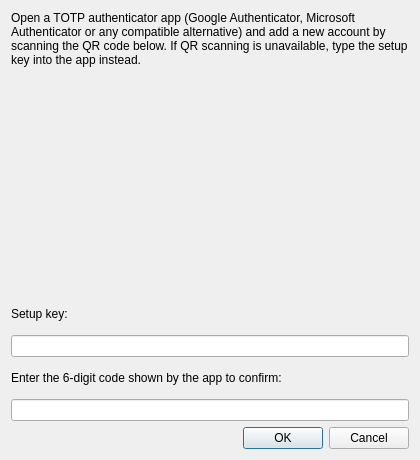
<?xml version="1.0" encoding="UTF-8"?>
<ui version="4.0">
 <class>TwoFactorEnrollDialog</class>
 <widget class="QDialog" name="TwoFactorEnrollDialog">
  <property name="geometry">
   <rect>
    <x>0</x>
    <y>0</y>
    <width>420</width>
    <height>460</height>
   </rect>
  </property>
  <property name="windowTitle">
   <string>Enable Two-Factor Authentication</string>
  </property>
  <layout class="QVBoxLayout" name="verticalLayout">
   <item>
    <widget class="QLabel" name="label_intro">
     <property name="text">
      <string>Open a TOTP authenticator app (Google Authenticator, Microsoft Authenticator or any compatible alternative) and add a new account by scanning the QR code below. If QR scanning is unavailable, type the setup key into the app instead.</string>
     </property>
     <property name="wordWrap">
      <bool>true</bool>
     </property>
    </widget>
   </item>
   <item>
    <widget class="QLabel" name="label_qr">
     <property name="alignment">
      <set>Qt::AlignCenter</set>
     </property>
     <property name="minimumSize">
      <size>
       <width>220</width>
       <height>220</height>
      </size>
     </property>
    </widget>
   </item>
   <item>
    <widget class="QLabel" name="label_secret_caption">
     <property name="text">
      <string>Setup key:</string>
     </property>
    </widget>
   </item>
   <item>
    <widget class="QLineEdit" name="edit_secret">
     <property name="readOnly">
      <bool>true</bool>
     </property>
     <property name="font">
      <font>
       <family>Courier New</family>
      </font>
     </property>
    </widget>
   </item>
   <item>
    <widget class="QLabel" name="label_code_caption">
     <property name="text">
      <string>Enter the 6-digit code shown by the app to confirm:</string>
     </property>
     <property name="wordWrap">
      <bool>true</bool>
     </property>
    </widget>
   </item>
   <item>
    <widget class="QLineEdit" name="edit_code">
     <property name="maxLength">
      <number>6</number>
     </property>
     <property name="alignment">
      <set>Qt::AlignCenter</set>
     </property>
    </widget>
   </item>
   <item>
    <widget class="DialogButtonBox" name="buttonbox">
     <property name="standardButtons">
      <set>QDialogButtonBox::StandardButton::Cancel|QDialogButtonBox::StandardButton::Ok</set>
     </property>
    </widget>
   </item>
  </layout>
 </widget>
 <customwidgets>
  <customwidget>
   <class>DialogButtonBox</class>
   <extends>QDialogButtonBox</extends>
   <header>common/desktop/dialog_button_box.h</header>
  </customwidget>
 </customwidgets>
 <resources/>
 <connections/>
</ui>
